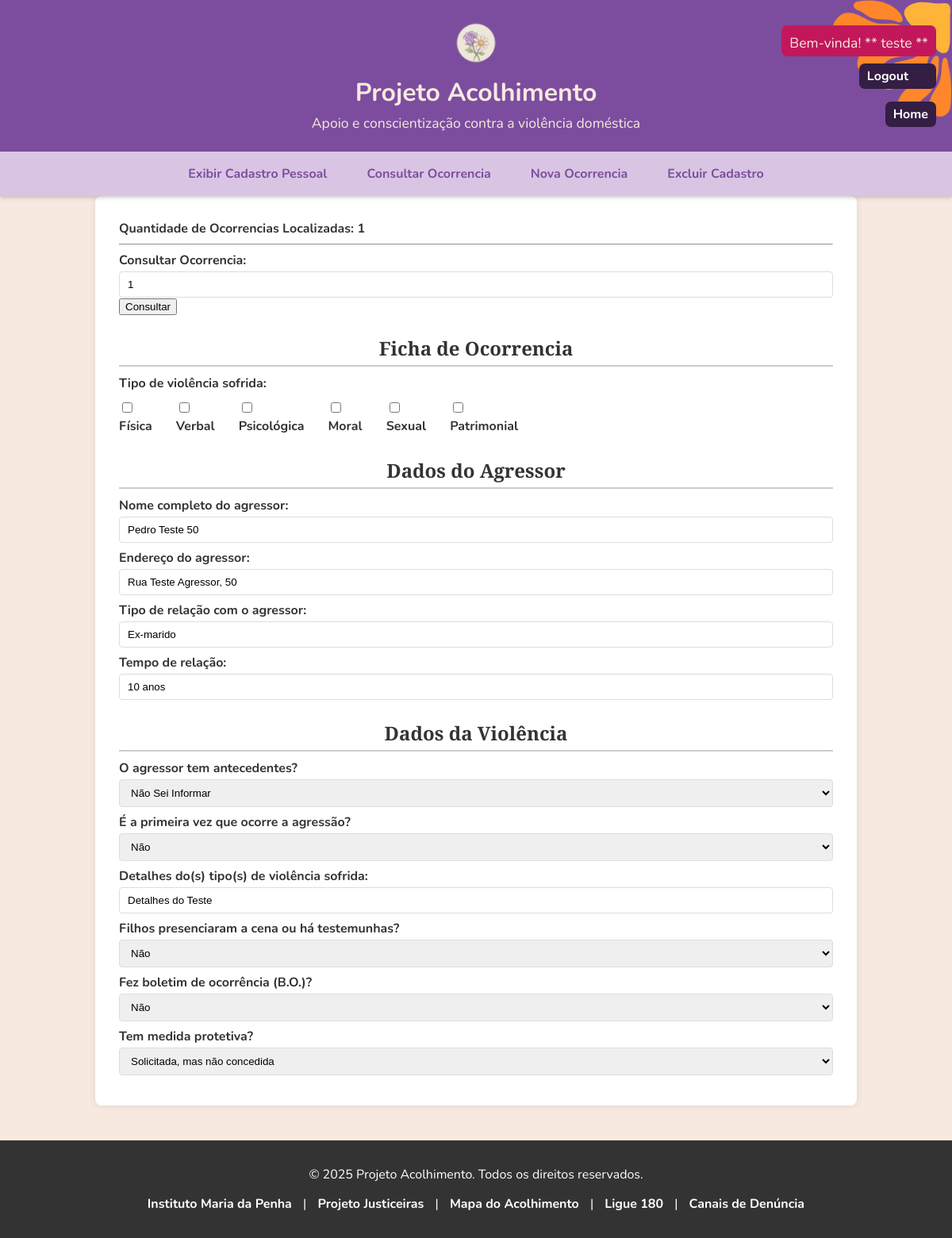
The page /view/consultarOcorrencia.php (signed in) on the database as committed earlier.
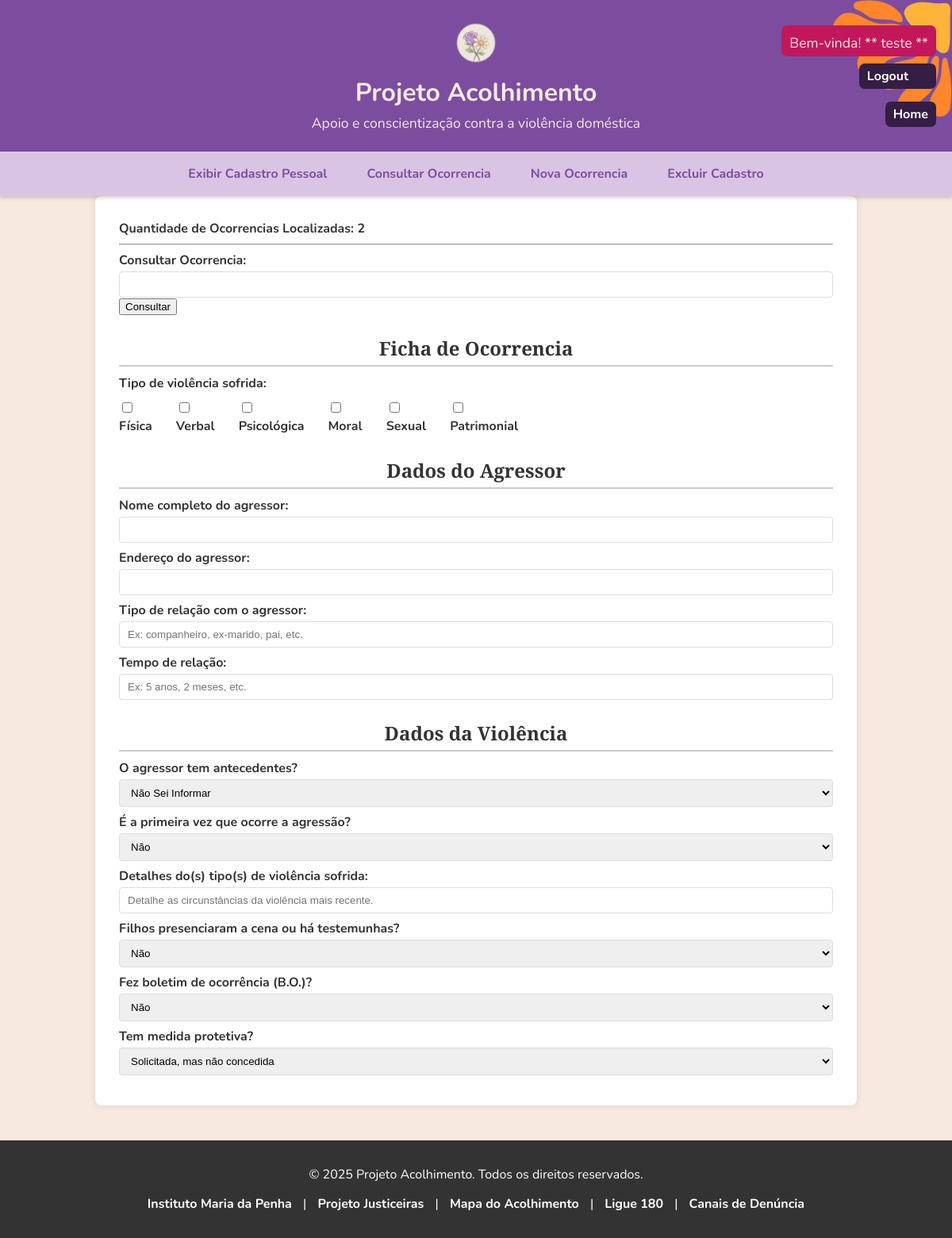
The same page on the database as committed later.
### tables this page shows
CREATE TABLE `ocorrencia` (
  `id_ocorrencia` int(20) NOT NULL,
  `id_vitima` int(20) NOT NULL,
  `id_agressor` int(20) NOT NULL,
  `relacao_com_agressor` varchar(100) NOT NULL,
  `tempo_relacao` varchar(50) NOT NULL,
  `tipo_violencia` varchar(100) NOT NULL,
  `primeira_agressao` enum('sim','nao') NOT NULL,
  `detalhe_violencia` varchar(400) DEFAULT NULL,
  `testemunhas` varchar(50) NOT NULL,
  `boletim_ocorrencia` enum('sim','nao') NOT NULL,
  `medida_protetiva` varchar(50) NOT NULL,
  `agressor_antecedentes` varchar(50) NOT NULL
);

CREATE TABLE `agressor` (
  `id_agressor` int(20) NOT NULL,
  `nome` varchar(50) NOT NULL,
  `endereco` varchar(100) NOT NULL
);

### model/dao/OcorrenciaDao.php (called while the page is built, shortened)
<?php
include_once('ConexaoBanco.php');
class OcorrenciaDao
{
    private $conexao;
    public function __construct()
    {
        $this->conn = new ConexaoBanco();
        $this->conexao = $this->conn->getConexao();
    }
    public function consultarIdsOcorrenciasUsuario($id_vitima){
        $sql = "SELECT id_ocorrencia FROM ocorrencia WHERE id_vitima = ?";
        if($stmt = $this->conexao->prepare($sql)){
            $stmt->bind_param('i',$id_vitima);
            $stmt->execute();
            $resultado = $stmt->get_result();
            $id_ocorrencia = [];
            if($resultado->num_rows > 0){
                while($linha = $resultado->fetch_assoc()){
                    $id_ocorrencia[] = $linha['id_ocorrencia'];
                }
            }
            return $id_ocorrencia;
        }
        return false;
    }
    public function consultarOcorrenciaCompleta($id_vitima){
        $sql = "SELECT * FROM ocorrencia WHERE id_vitima = ?";
        if($stmt = $this->conexao->prepare($sql)){
            $stmt->bind_param('i',$id_vitima);
            $stmt->execute();
            $resultado = $stmt->get_result();
            $ocorrencia_completa = [];
            if($resultado->num_rows > 0){
                while($linha = $resultado->fetch_assoc()){
                    $ocorrencia_completa[] = $linha;
                }
            }
            return $ocorrencia_completa;
        }
        return false;
    }
}

### model/dao/ConexaoBanco.php (called while the page is built, shortened)
<?php
class ConexaoBanco{
    private $hostname = 'localhost';
    private $username = 'root';
    private $password = '';
    private $database = 'projeto_acolhimento';
    private $charset = 'utf8mb4';
    private $conexao;
    public function __construct() {
        $this->conexao = new mysqli($this->hostname, $this->username, $this->password, $this->database);
        $this->conexao->set_charset($this->charset);
    }
    public function getConexao():mysqli{
        return $this->conexao;
    }
}

### controller/OcorrenciaController.php (called while the page is built, shortened)
<?php
require_once __DIR__ . '/../model/dao/OcorrenciaDao.php';
require_once __DIR__ . '/../model/dao/AgressorDao.php';
require_once __DIR__ . '/../model/dao/CidadaoDao.php';
if(isset($_SESSION['userid'])){
    $id_login = $_SESSION['userid'];
    $ocorrenciaDao = new OcorrenciaDao();
    $agressorDao = new AgressorDao();
    $cidadaoDao = new CidadaoDao();
    $id_cidadao = $cidadaoDao->consultarIDCidadao($id_login);
    if($id_cidadao){
        $id_cidadao_final = $id_cidadao['id_cidadao'];
        $id_das_ocorrencia = $ocorrenciaDao->consultarIdsOcorrenciasUsuario($id_cidadao_final);
        if(count($id_das_ocorrencia) === 1){
            $id_ocorrencia = 0;
            $todas_ocorrencias = $ocorrenciaDao->consultarOcorrenciaCompleta($id_cidadao_final);
            $ocorrencia_pelo_id = $todas_ocorrencias[$id_ocorrencia];
            $id_agressor = $ocorrencia_pelo_id['id_agressor'];
            $agressor_completo = $agressorDao->consultarAgressorCompleto($id_agressor);
        }else{
        }
    }else{
    }
}

### model/dao/CidadaoDao.php (called while the page is built, shortened)
<?php
include_once('ConexaoBanco.php');
class CidadaoDao
{
    private $conexao;
    public function __construct()
    {
        $this->conn = new ConexaoBanco();
        $this->conexao = $this->conn->getConexao();
    }
    public function consultarIDCidadao($id_login)
    {
        $sql = "SELECT id_cidadao FROM cidadao WHERE id_login = ?";
        if ($stmt = $this->conexao->prepare($sql)) {
            $stmt->bind_param('i', $id_login);
            $stmt->execute();
            $resultado = $stmt->get_result();
            $id_cidadao = null;
            if($resultado->num_rows > 0){
                $id_cidadao = $resultado->fetch_assoc();
            }
            return $id_cidadao;
        }
    }
}

### model/dao/AgressorDao.php (called while the page is built, shortened)
<?php
include_once('ConexaoBanco.php');
class AgressorDao
{
    private $conexao;
    public function __construct()
    {
        $this->conn = new ConexaoBanco();
        $this->conexao = $this->conn->getConexao();
    }
    public function consultarAgressorCompleto($id_agressor){
        $sql = "SELECT * FROM agressor WHERE id_agressor = ?";
        if($stmt = $this->conexao->prepare($sql)){
            $stmt->bind_param('i',$id_agressor);
            $stmt->execute();
            $resultado = $stmt->get_result();
            $agressor_completo = [];
            if($resultado->num_rows > 0){
                $agressor_completo[] = $resultado->fetch_assoc();
            }
            return $agressor_completo;
        }
        return false;
    }
}

### view/consultarOcorrencia.php (the view, shortened to what the rows shown need)
<?php
include_once('../controller/OcorrenciaController.php');
$array_violencia = [];
if(isset($_SESSION['ocorrencia-final']) && $_SESSION['ocorrencia-final'] !== null){
        $ocorrencia_final = $_SESSION['ocorrencia-final'];
        $violencia_sofrida = $ocorrencia_final['tipo_violencia'];
        $array_violencia = explode(',',$violencia_sofrida);
        $nome_agressor = $ocorrencia_final['0']['nome'];
        $endereco_agressor = $ocorrencia_final['0']['endereco'];
        $relacao_com_agressor = $ocorrencia_final['relacao_com_agressor'];
        $tempo_relacao = $ocorrencia_final['tempo_relacao'];
        $detalhe_violencia_sofrida = $ocorrencia_final['detalhe_violencia'];
}
?>
<!DOCTYPE html>
<html lang="en">
<head>
        <link rel="stylesheet" href="../styles/index.css">
        <link rel="stylesheet" href="../styles/forms.css">
</head>
<body>
        <header>
                <h1>Projeto Acolhimento</h1>
        </header>
        <main>
                <form action="../controller/OcorrenciaController.php" method="POST">
                        <h2>Ficha de Ocorrencia</h2>
                        <div class="form-group">
                                <div class="checkbox-container">
                                        <div>
                                                <input type="checkbox" id="violencia_fisica" name="violencia_sofrida[]"
                                                        value="fisica"<?= in_array('fisica',$array_violencia) ? 'checked' : '' ?>>
                                                <label for="violencia_fisica" value="checked">Física</label>
                                        </div>
                                        <div>
                                                <input type="checkbox" id="violencia_verbal" name="violencia_sofrida[]"
                                                        value="verbal"<?= in_array('verbal',$array_violencia) ? 'checked' : '' ?>>
                                                <label for="violencia_verbal">Verbal</label>
                                        </div>
                                        <div>
                                                <input type="checkbox" id="violencia_psicologica"
                                                        name="violencia_sofrida[]" value="psicologica"<?= in_array('psicologica',$array_violencia) ? 'checked' : '' ?>>
                                                <label for="violencia_psicologica">Psicológica</label>
                                        </div>
                                        <div>
                                                <input type="checkbox" id="violencia_moral" name="violencia_sofrida[]"
                                                        value="moral"<?= in_array('moral',$array_violencia) ? 'checked' : '' ?>>
                                                <label for="violencia_moral">Moral</label>
                                        </div>
                                        <div>
                                                <input type="checkbox" id="violencia_sexual" name="violencia_sofrida[]"
                                                        value="sexual"<?= in_array('sexual',$array_violencia) ? 'checked' : '' ?>>
                                                <label for="violencia_sexual">Sexual</label>
                                        </div>
                                        <div>
                                                <input type="checkbox" id="violencia_patrimonial"
                                                        name="violencia_sofrida[]" value="patrimonial" <?= in_array('patrimonial',$array_violencia) ? 'checked' : '' ?>>
                                                <label for="violencia_patrimonial">Patrimonial</label>
                                        </div>
                                </div>
                        </div>
                        <div class="section-header">
                                <h2>Dados do Agressor</h2>
                        </div>
                        <div class="form-group">
                                <label for="nome_agressor">Nome completo do agressor:</label>
                                <input type="text" id="nome_agressor" name="nome_agressor" value="<?php echo isset($nome_agressor) ? htmlspecialchars($nome_agressor) : ''; ?>">
                        </div>
                        <div class="form-group">
                                <label for="endereco_agressor">Endereço do agressor:</label>
                                <input type="text" id="endereco_agressor" name="endereco_agressor" value="<?php echo isset($endereco_agressor) ? htmlspecialchars($endereco_agressor) : ''; ?>">
                        </div>
                        <div class="form-group">
                                <label for="relacao_com_agressor">Tipo de relação com o agressor:</label>
                                <input type="text" id="relacao_com_agressor" name="relacao_com_agressor"
                                        placeholder="Ex: companheiro, ex-marido, pai, etc." value="<?php echo isset($relacao_com_agressor) ? htmlspecialchars($relacao_com_agressor) : ''; ?>">
                        </div>
                        <div class="form-group">
                                <label for="tempo_relacao">Tempo de relação:</label>
                                <input type="text" id="tempo_relacao" name="tempo_relacao"
                                        placeholder="Ex: 5 anos, 2 meses, etc." value="<?php echo isset($tempo_relacao) ? htmlspecialchars($tempo_relacao) : ''; ?>">
                        </div>
                        <div class="section-header">
                                <h2>Dados da Violência</h2>
                        </div>
                        <div class="form-group">
                                <label for="detalhe_violencia_sofrida">Detalhes do(s) tipo(s) de violência
                                        sofrida:</label>
                                <input type="text" id="detalhe_violencia_sofrida" name="detalhe_violencia_sofrida"
                                        placeholder="Detalhe as circunstâncias da violência mais recente." value="<?php echo isset($detalhe_violencia_sofrida) ? htmlspecialchars($detalhe_violencia_sofrida) : ''; ?>">
                        </div>
                </form>
                <br><br>
        </main>
</body>
</html>

Rows that differ between the two databases and show on the page:
no longer on this page (row edited): ocorrencia: relacao_com_agressor "Ex-marido", tempo_relacao "10 anos", detalhe_violencia_sofrida "Detalhes do Teste"
no longer on this page (row unchanged): agressor: nome_agressor "Pedro Teste 50", endereco_agressor "Rua Teste Agressor, 50"
Other text that changed with them:
$qtd_ocorrencias: "1" → "2"
form field qtd_ocorrencia: "1" → (not shown)
form field value: (not shown) → "☐"
